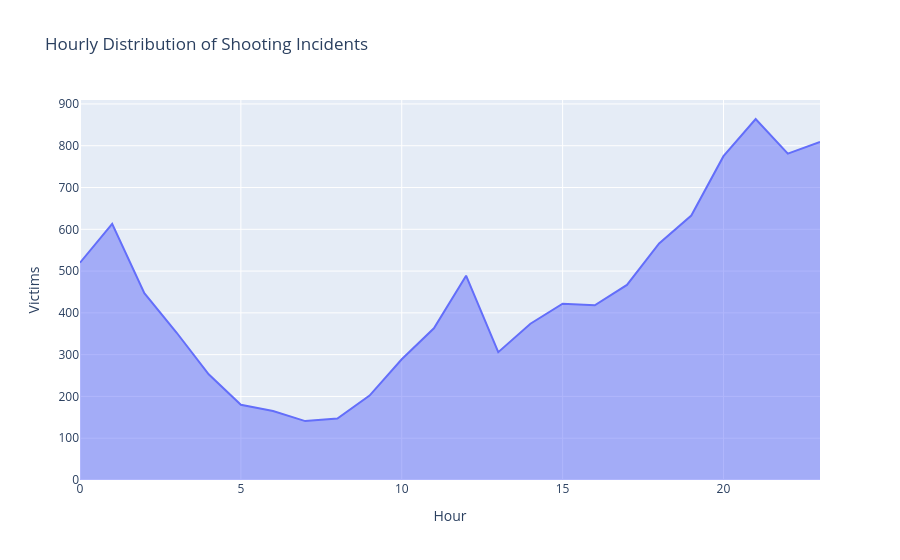

Notebook cell for this chart:
### Markdown cell above
The numbers tell us when, but who are they talking about? When we break down the demographics, we see that gun violence isn't distributed evenly across the population. It is a crisis that disproportionately affects young people, particularly those between the ages of 18 and 35. This "demographic of vulnerability" represents the future of the city, highlighting the true cost of every incident.

### Code cell
import plotly.express as px
df['hour'] = pd.to_datetime(df['time']).dt.hour

hourly_df = df['hour'].value_counts().sort_index().reset_index()
hourly_df.columns = ['Hour', 'Victims']

fig = px.area(hourly_df, x='Hour', y='Victims', 
              title='Hourly Distribution of Shooting Incidents',
              labels={'Hour', 'Victims'})

fig.show()

### Figure 1 — Plotly figure (JSON) as saved in the notebook; plotly's stock layout.template omitted (floating-point values rounded to 4 significant figures)
{"data": [{"fillpattern": {"shape": ""}, "hovertemplate": "Hour=%{x}<br>Victims=%{y}<extra></extra>", "legendgroup": "", "line": {"color": "#636efa"}, "marker": {"symbol": "circle"}, "mode": "lines", "name": "", "orientation": "v", "showlegend": false, "stackgroup": "1", "type": "scatter", "x": [0.0, 1.0, 2.0, 3.0, 4.0, 5.0, 6.0, 7.0, 8.0, 9.0, 10.0, 11.0, 12.0, 13.0, 14.0, 15.0, 16.0, 17.0, 18.0, 19.0, 20.0, 21.0, 22.0, 23.0], "xaxis": "x", "y": [520, 613, 447, 353, 253, 180, 165, 141, 147, 202, 289, 363, 489, 306, 374, 422, 418, 467, 566, 633, 775, 864, 781, 809], "yaxis": "y"}], "layout": {"legend": {"tracegroupgap": 0}, "title": {"text": "Hourly Distribution of Shooting Incidents"}, "xaxis": {"anchor": "y", "domain": [0, 1], "title": {"text": "Hour"}}, "yaxis": {"anchor": "x", "domain": [0, 1], "title": {"text": "Victims"}}}}
